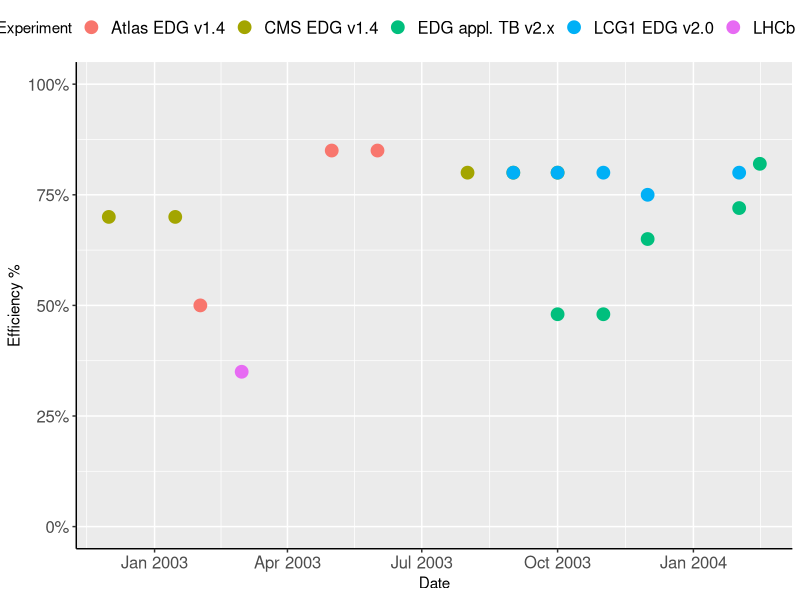

Write R code to recreate this figure.
datafn<-read.csv('data/datagridefficiency.csv', header=TRUE)
names(datafn)
str(datafn)

datafn$Date<-as.Date(datafn$Date)

library(ggplot2)
p<-ggplot(data=datafn, aes(x=Date,y=Efficiency/100, color=factor(Experiment))) +
  geom_point(size=4) +
  scale_y_continuous(limits=c(0,1),labels=scales::percent) +
  labs(y='Efficiency %',color='Experiment') +
  theme(legend.key = element_rect(fill = "white", colour = "white"),
        axis.text=element_text(size=12),
        axis.line = element_line(colour = "black"),
        legend.position="top",
        legend.text=element_text(size=12))
  
p